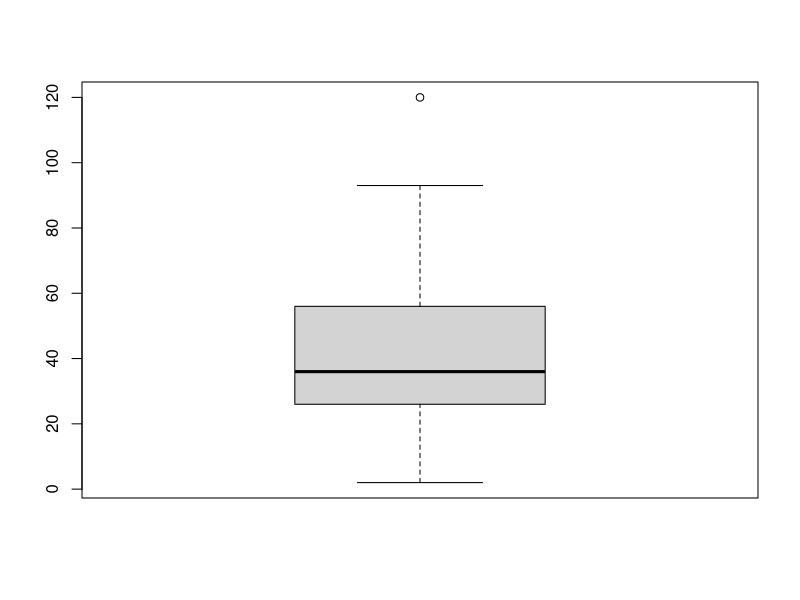
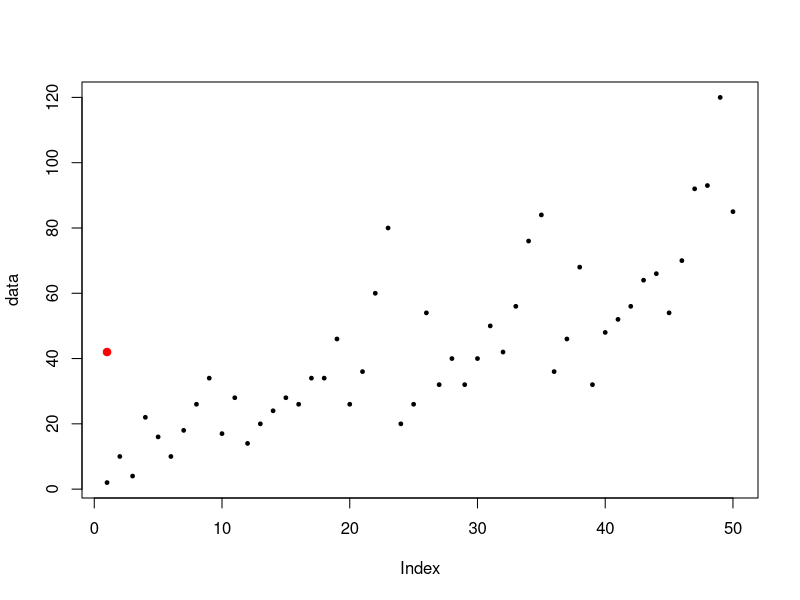
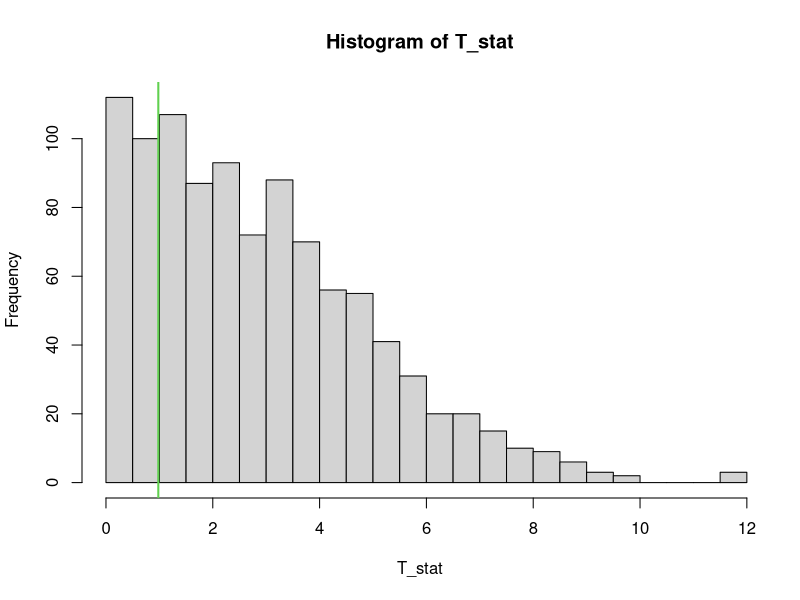
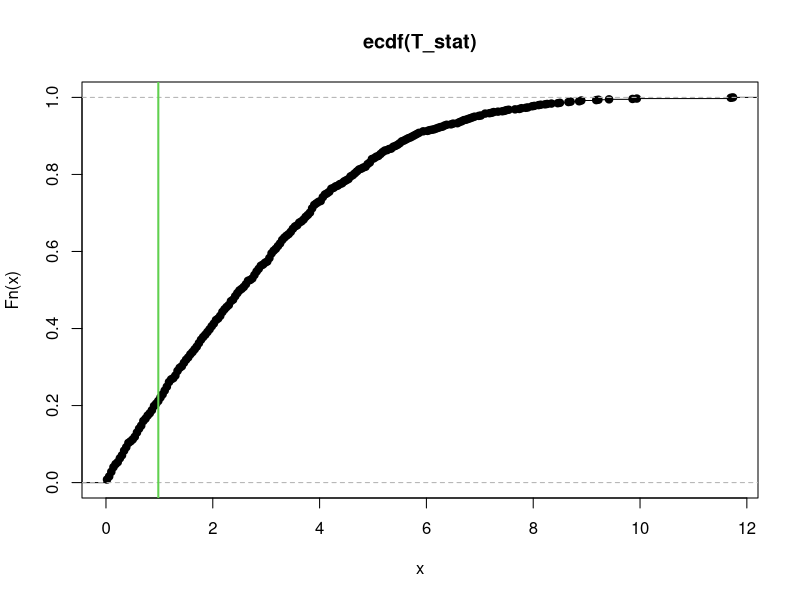
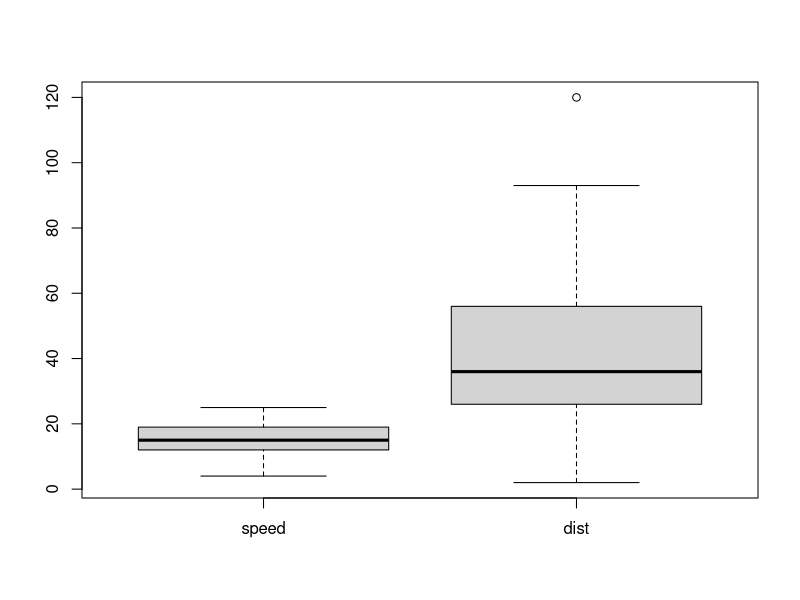
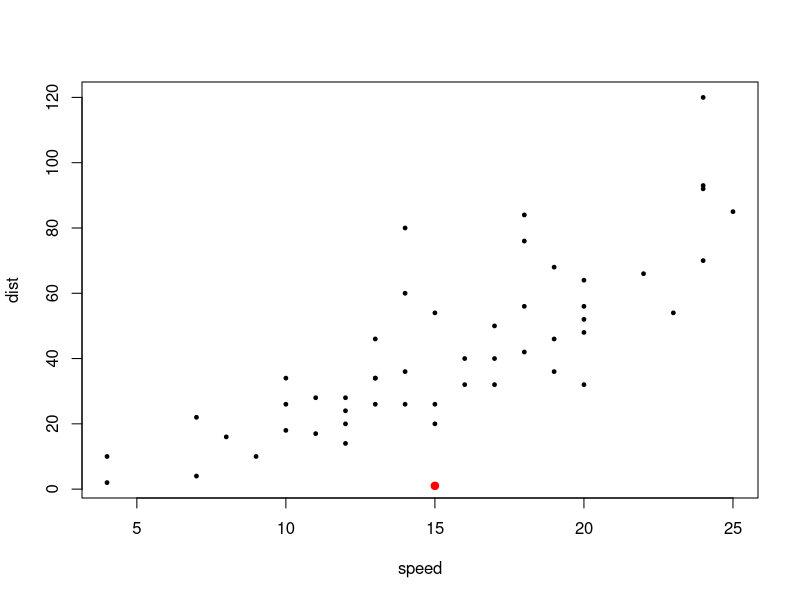
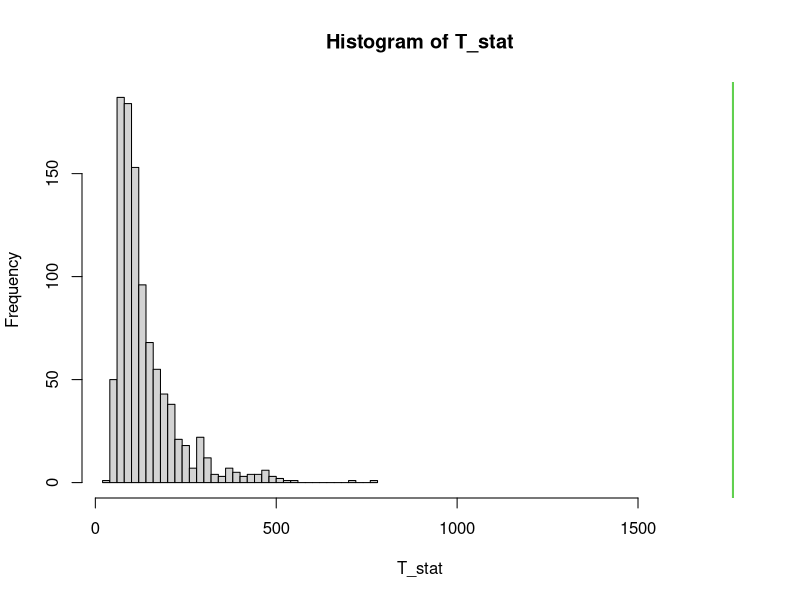
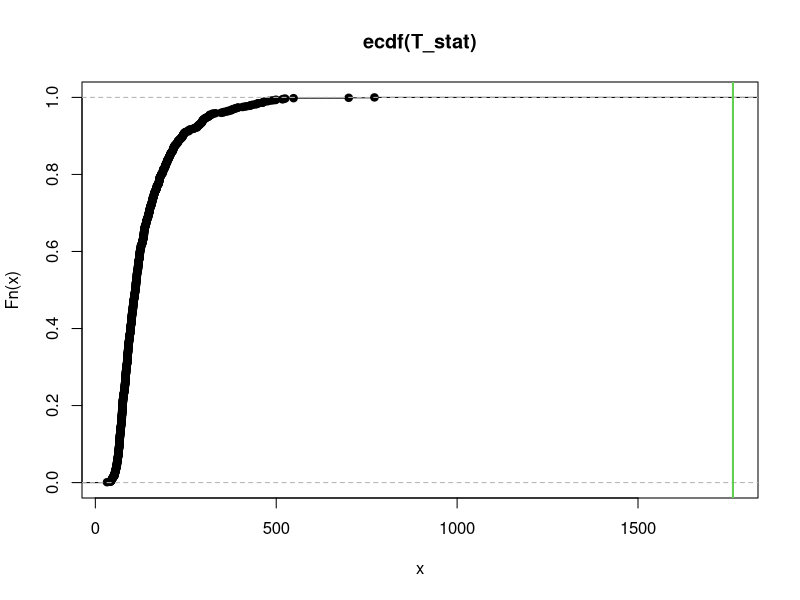

Recreate these plots in R, in order.
###########################################################################################
###                                  PERMUTATION TEST                                   ###
###                                 Center of simmetry                                  ###
###########################################################################################
seed = 100
B    = 1000

### ---------------------------------------------------------------------------------------
### One dimensional 
### ---------------------------------------------------------------------------------------
### Two-sided test
###    H0: "center" is the center of simmetry
###    H1: "center" is *not* the center of simmetry
### Test statistic: distance between the sample mean/median and the center 
data   = cars$dist
n      = length(data)
center = c(42)
boxplot(data)
plot(data, cex=0.5, pch=19)
points(center, pch=19, col='red')

# CMC to estimate the p-value 
set.seed(seed)
data_mean = mean(data)    # or: colMedianians(data)
T0        = abs(data_mean - center)
T_stat    = numeric(B)
for(k in 1:B){
  signs.perm     = rbinom(n, 1, 0.5)*2-1
  data_perm      = center + (data-center)*signs.perm
  data_perm_mean = mean(data_perm)
  T_stat[k]      = abs(data_perm_mean-center)
}

# Permutational distribution of T
hist(T_stat, xlim=range(c(T_stat,T0)), breaks=30)
abline(v=T0, col=3, lwd=2)
plot(ecdf(T_stat), xlim=range(c(T_stat,T0)))
abline(v=T0, col=3, lwd=2)

# p-value
p_value = sum(T_stat>=T0)/B
p_value

### ---------------------------------------------------------------------------------------
### Multi dimensional
### ---------------------------------------------------------------------------------------
### Two-sided test
###    H0: "center" is the center of simmetry
###    H1: "center" is *not* the center of simmetry
### Test statistic: squared distance between the sample mean/median and the center (other on notes)
data   = cars
n      = dim(data)[1]
p      = dim(data)[2]
center = c(15,1)
boxplot(data)
plot(data, cex=0.5, pch=19)
points(center[1], center[2], pch=19, col='red')

# CMC to estimate the p-value 
set.seed(seed)
data_mean = colMeans(data)    # or: colMedianians(data)
T0        = as.numeric((data_mean-center) %*% (data_mean-center))
T_stat    = numeric(B)
for(k in 1:B){
  signs.perm     = rbinom(n, 1, 0.5)*2-1
  data_perm      = center + (data-center)*matrix(signs.perm, nrow=n, ncol=p, byrow=FALSE)
  data_perm_mean = colMeans(data_perm)
  T_stat[k]      = as.numeric((data_perm_mean-center) %*% (data_perm_mean-center))
}

# Permutational distribution of T
hist(T_stat, xlim=range(c(T_stat,T0)), breaks=30)
abline(v=T0, col=3, lwd=2)
plot(ecdf(T_stat), xlim=range(c(T_stat,T0)))
abline(v=T0, col=3, lwd=2)

# p-value
p_value = sum(T_stat>=T0)/B
p_value